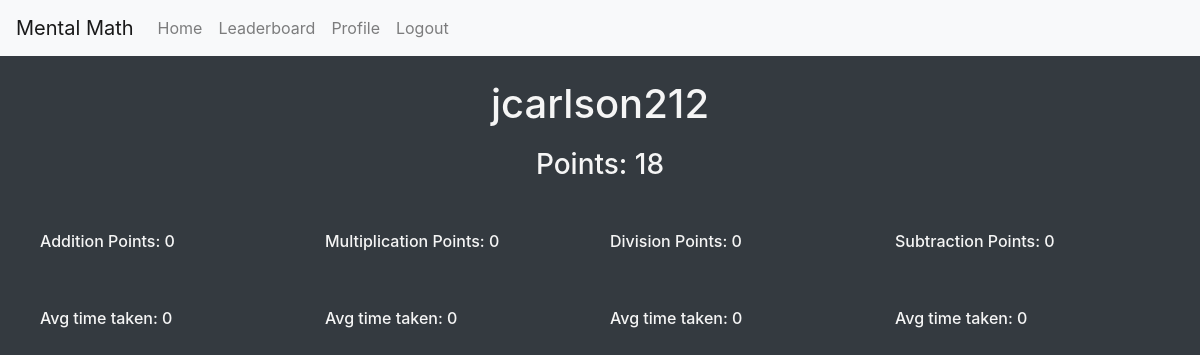
Page /MentalMathWebsite/profile (signed in) on the earlier database version.
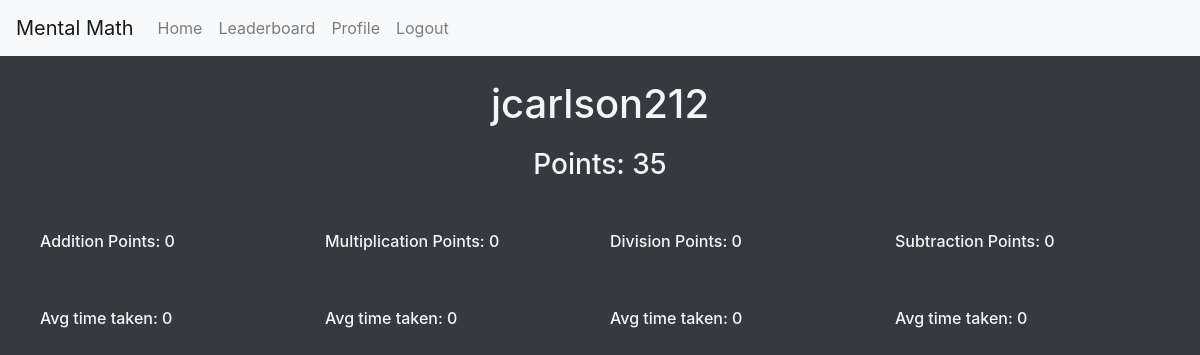
Same page on the later database version.
### MentalMathWebsite/models.py (models this page shows)
class User(AbstractUser):
    username = models.CharField(max_length=30, unique=True)
    password = models.CharField(max_length=30)
    email = models.EmailField(max_length=30, unique=True)
    points = models.IntegerField(default=0)
    multiplication = models.IntegerField(default=0)
    addition = models.IntegerField(default=0)
    subtraction = models.IntegerField(default=0)
    division = models.IntegerField(default=0)

### MentalMathWebsite/views.py (the view)
# urls.py: path("profile", views.profile, name="profile"),
def profile(request):
    if request.user.is_authenticated:
        user = User.objects.get(username=request.user.username)
        submissions = Submission.objects.filter(user=user)
        addition_avg_succ_resp_time = 0
        count = 0
        for sub in submissions:
            if sub.typeOfProblem == "+" and sub.isCorrect == True:
                addition_avg_succ_resp_time = (addition_avg_succ_resp_time*count / (count + 1.0)) + (sub.timeToFinish / (count + 1.0))
                count = count + 1
        subtraction_avg_succ_resp_time = 0
        count = 0
        for sub in submissions:
            if sub.typeOfProblem == "-" and sub.isCorrect == True:
                subtraction_avg_succ_resp_time = (subtraction_avg_succ_resp_time*count / (count + 1.0)) + (sub.timeToFinish / (count + 1.0))
                count = count + 1
        multiplication_avg_succ_resp_time = 0
        count = 0
        for sub in submissions:
            if sub.typeOfProblem == "*" and sub.isCorrect == True:
                multiplication_avg_succ_resp_time = (multiplication_avg_succ_resp_time*count / (count + 1.0)) + (sub.timeToFinish / (count + 1.0))
                count = count + 1
        division_avg_succ_resp_time = 0
        count = 0
        for sub in submissions:
            if sub.typeOfProblem == "/" and sub.isCorrect == True:
                division_avg_succ_resp_time = (division_avg_succ_resp_time*count / (count + 1.0)) + (sub.timeToFinish / (count + 1.0))
                count = count + 1
        return render(request, "MentalMathWebsite/profile.html", {
            "addition_avg_succ_resp_time": addition_avg_succ_resp_time,
            "subtraction_avg_succ_resp_time": subtraction_avg_succ_resp_time,
            "multiplication_avg_succ_resp_time": multiplication_avg_succ_resp_time,
            "division_avg_succ_resp_time": division_avg_succ_resp_time
        })
    else:
        return HttpResponse("Please log in")

### MentalMathWebsite/templates/MentalMathWebsite/profile.html (shortened to what this page needs)
{% extends 'MentalMathWebsite/layout.html' %}
{% block content %}
<div class="bg-dark d-flex flex-column flex-grow-1" style="height: 100%; color: whitesmoke;">
    <div class="container text-center my-4 ">
        <h1>{{ user.username }}</h1>
        <h3 style="margin-top: 20px;">Points: {{ user.points }}</h2>
        <div class="row" style="margin-top: 50px;">
            <div class="col" style="margin-left: 10px; margin-right: 10px;">
                <div class="row">
                    <h6>Addition Points: {{ user.addition }}</h5>
                </div>
                <div class="row" style="margin-top: 50px;">
                    <h6>Avg time taken: {{ addition_avg_succ_resp_time }}</h5>
                </div>
            </div>
            <div class="col" style="margin-left: 10px; margin-right: 10px;">
                <div class="row">
                    <h6>Multiplication Points: {{ user.multiplication }}</h5>
                </div>
                <div class="row" style="margin-top: 50px;">
                    <h6>Avg time taken: {{ multiplication_avg_succ_resp_time }}</h5>
                </div>
            </div>
            <div class="col" style="margin-left: 10px; margin-right: 10px;">
                <div class="row">
                    <h6>Division Points: {{ user.division }}</h5>
                </div>
                <div class="row" style="margin-top: 50px;">
                    <h6>Avg time taken: {{ division_avg_succ_resp_time }}</h5>
                </div>
            </div>
            <div class="col" style="margin-left: 10px; margin-right: 10px;">
                <div class="row">
                    <h6>Subtraction Points: {{ user.subtraction }}</h5>
                </div>
                <div class="row" style="margin-top: 50px;">
                    <h6>Avg time taken: {{ subtraction_avg_succ_resp_time }}</h5>
                </div>
            </div>
        </div>
    </div>
</div>
{% endblock %}

Differences in the rows shown:
changed User "jcarlson212": points "18" → "35"
